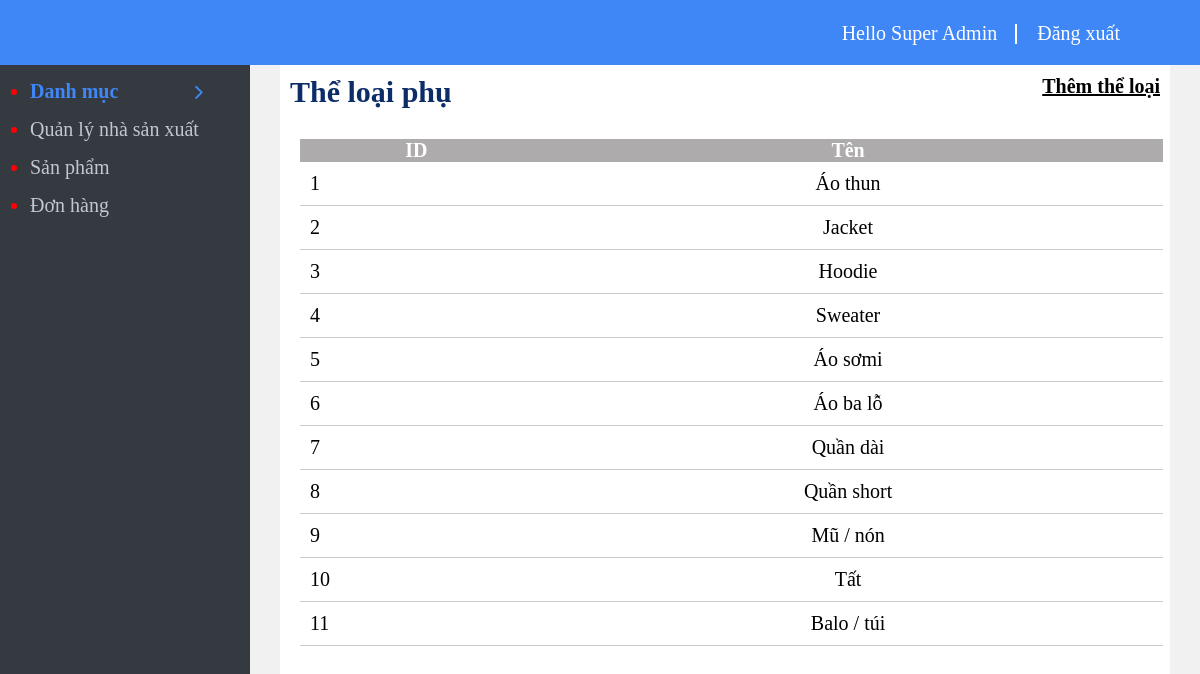
The app's page /admin/category_sub/index.php (signed in) with its own data.
### tables this page shows
CREATE TABLE `category_detail` (
  `id` int(11) NOT NULL,
  `name` varchar(50) NOT NULL,
  `category_id` int(11) NOT NULL
);

### admin/category_sub/index.php (the view, shortened to what this page needs)
<?php include '../menu_top.php'; ?>
<?php require '../connect.php';
$sql="select * from category_detail";
$result=mysqli_query($connect,$sql);
?>		<h2 style="padding: 10px; display: inline-block; color: #0c2d68;" >Thể loại phụ</h2>
		<a class="create_title" href="form_insert.php">Thêm thể loại</a>
		<table border="1" width="100%">
			<tr>
				<th >ID</th>
				<th >Tên</th>
			</tr>
			<?php foreach ($result as $key => $each) { ?>
				<tr>
					<td><?php echo $key+1 ?></td>
					<td style="text-align:center;"><?php echo $each['name']?></td>
				</tr>
			<?php } ?>
		</table>
<?php include '../menu_bottom.php'; ?>

### admin/menu_top.php (shortened to what this page needs)
<!DOCTYPE html>
<html lang="en">
<head>
	<link rel="stylesheet" href="../css/style.css">
	<link rel="stylesheet" href="https://cdnjs.cloudflare.com/ajax/libs/font-awesome/6.0.0-beta3/css/all.min.css" />
</head>
<body>
	<?php
	$id=$_SESSION['id'];
	require 'connect.php';
	$sql="select * from admin where id='$id'";
	$result=mysqli_query($connect,$sql);
	$each=mysqli_fetch_array($result);
	?>
	<div id="header" >
		<div class="header-compoment">
			<div class="header-logo">
			</div>
			<ul class="header-container ">
				<li class="header-list "><a href="" class="header-item header-item--effect" >Hello <?php echo $each['name']?>
				</a></li>
				<li class="header-list"><a href="../log_out.php" class="header-item " >Đăng xuất
				</a></li>
			</ul>
		</div>
	</div>
	<div id="container">
		<div class="navbar">
			<ul class="navbar-body">
				<li class="navbar-list pointer " id="category"><a class="navbar-item head_color">Danh mục <i id="toggle_icon" class="fas fa-chevron-right icon_padding"></i></a>
				</li>
				<li class="navbar-list"><a href="../manufactures" class="navbar-item">Quản lý nhà sản xuất</a></li>
				<li class="navbar-list"><a href="../product" class="navbar-item">Sản phẩm</a></li>
				<li class="navbar-list"><a href="" class="navbar-item">Đơn hàng</a></li>
			</ul>
		</div>
		<div class="main-body">

### admin/css/style.css (style rules this page uses)
* { margin: 0; padding: 0; box-sizing: none; }
#header { width: 100%; height: 65px; background-color: #3f87f6 ; position: fixed; top: 0; }
#container { margin-top: 65px; width: 100%; height: 100vh; background-color: #f1f1f1; }
.navbar { position: fixed; height: 100%; width: 250px; background-color: #343a40; left: 0; }
.main-body { margin-left:280px ; margin-right:30px ; font-size: 20px; min-height: 100%; background-color: white; }
.navbar-list { margin: 15px 15px 10px 30px; font-size: 20px ; color: red; }
.navbar-item { text-decoration: none; color: #c2c7d0; }
.header-compoment { display: flex; justify-content: space-between; padding: 0 100px; }
.header-container { display: flex; margin-right:-40px ; }
.header-list { list-style: none; padding: 22px 20px; }
.header-item { text-decoration: none; color: white; font-size: 20px; }
.header-item { position: relative; }
.header-item--effect::after { content: ""; display: block; position: absolute; border-right:2px solid white; height: 20px; top: 2px; right: -20px; }
.icon_padding { padding-left: 70px; font-size: 15px; }
.pointer { cursor: pointer; }
.head_color { color: #3f87f6; font-weight: 550; }
table, td, th { border: 0 solid black; }
table { width: 97%; border-collapse: collapse; margin: 20px; }
table, td { border-bottom: 1px solid #ccc; padding: 10px; }
.create_title { padding: 10px; color: black; float: right; font-weight: 600; }
th { color: white; background-color: #adabab; }

### records on screen
category_detail: name "Áo thun"
category_detail: name "Jacket"
category_detail: name "Hoodie"
category_detail: name "Sweater"
category_detail: name "Áo sơmi"
category_detail: name "Áo ba lỗ"
category_detail: name "Quần dài"
category_detail: name "Quần short"
category_detail: name "Mũ / nón"
category_detail: name "Tất"
category_detail: name "Balo / túi"

### other values on screen
$each['name'] "Super Admin"
